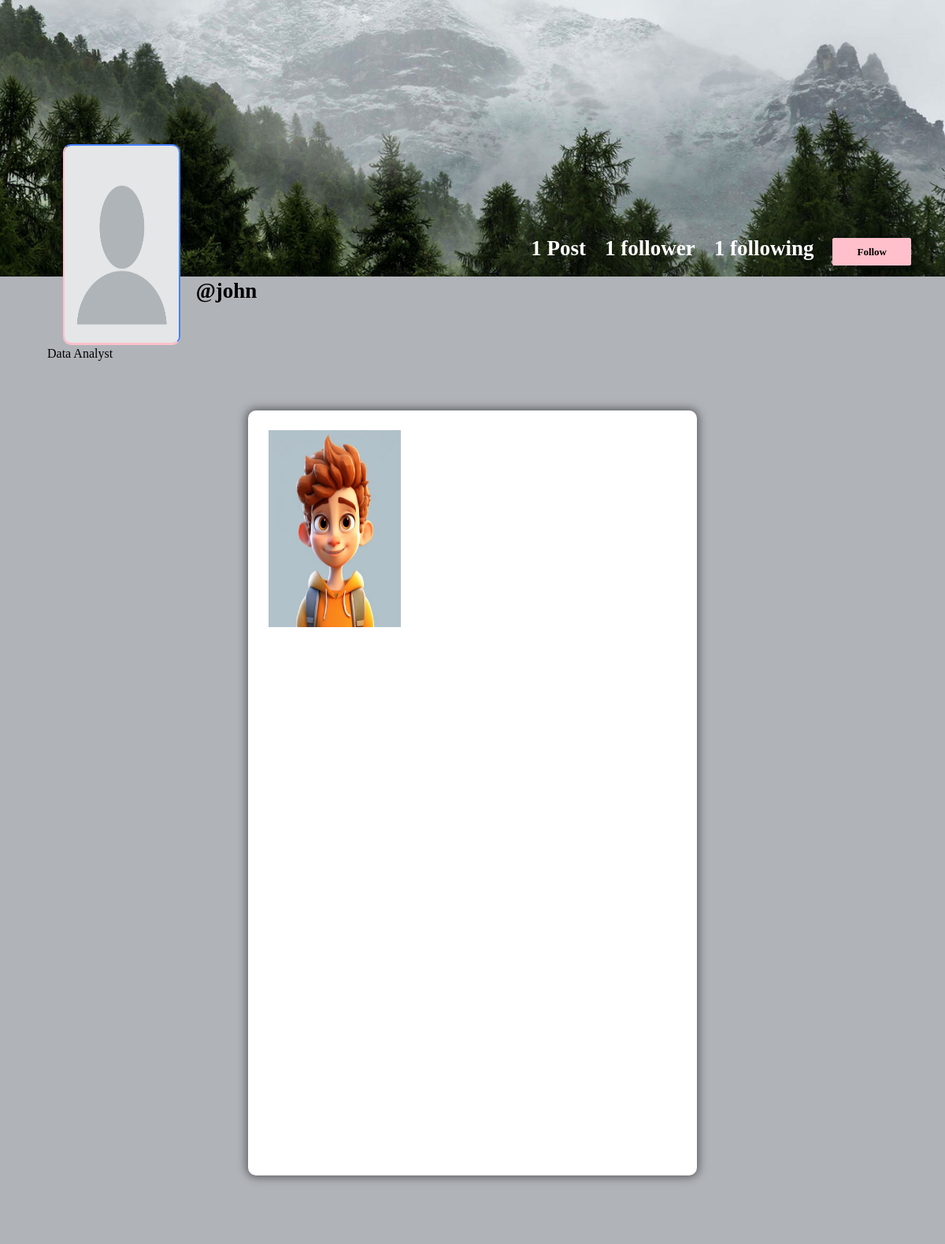
The page /profile/john (signed in) on the database its author committed.
### app/models.py (models this page shows, shortened)
class Profile(models.Model):
    user = models.ForeignKey(User, on_delete=models.CASCADE)
    id_user = models.IntegerField()
    bio = models.TextField(blank=True)
    profileimg = models.ImageField(upload_to='profileImages', default='blank-profile-picture.png')
    location = models.CharField(max_length=100, blank=True)

class Post(models.Model):
    id = models.UUIDField(primary_key=True, default=uuid.uuid4)
    user = models.CharField(max_length=100)
    image = models.ImageField(upload_to='postImages')
    caption = models.TextField()
    created_at = models.DateTimeField(default=datetime.now)
    no_of_likes = models.IntegerField(default=0)

### app/views.py (the view)
# urls.py: path('profile/<str:pk>', views.profile, name='profile'),
@login_required(login_url='signin')
def profile(request, pk):
    user_object = User.objects.get(username=pk)
    user_profile = Profile.objects.get(user=user_object)
    user_posts = Post.objects.filter(user=pk)
    user_post_length = len(user_posts)
    follower = request.user.username
    user = pk
    if FollowersCount.objects.filter(follower=follower, user=user).first():
        button_text = 'Unfollow'
    else:
        button_text = 'Follow'
    user_followers = len(FollowersCount.objects.filter(user=pk))
    user_following = len(FollowersCount.objects.filter(follower=pk))
    context = {
        'user_object': user_object,
        'user_profile': user_profile,
        'user_posts': user_posts,
        'user_post_length': user_post_length,
        'button_text': button_text,
        'user_followers': user_followers,
        'user_following': user_following,
    }
    return render(request, 'profile.html', context)

### templates/profile.html (shortened to what this page needs)
{% load static %}
<!DOCTYPE html>
<html lang="en">
<head>
    <link rel="stylesheet" href="{% static 'css/main.min.css' %}">
    <link rel="stylesheet" href="{% static 'css/style.css' %}">
    <link rel="stylesheet" href="{% static 'css/color.css' %}">
    <link rel="stylesheet" href="{% static 'css/responsive.css' %}">
</head>
<body>
	<section>
			<div class="feature-photo">
				<figure><img src="{% static 'images/timeline-1.jpg' %}" alt=""></figure>
				<form action="/follow" method="POST">
					<div class="add-btn">
					<span style="color: white; font-size: 27px; margin-right: 520px;"><b><u><a href="/">Home</a></u></b></span>
					{% if user_post_length == 0 %}
					<span style="color: white; font-size: 27px;"><b>No Post</b></span>
					{% elif user_post_length == 1 %}
					<span style="color: white; font-size: 27px;"><b>{{user_post_length}} Post</b></span>
					{% else %}
					<span style="color: white; font-size: 27px;"><b>{{user_post_length}} Posts</b></span>
					{% endif %}
					{% if user_followers == 0 or user_followers == 1 %}
					<span style="color: white; font-size: 27px;"><b>{{user_followers}} follower</b></span>
					{% else %}
					<span style="color: white; font-size: 27px;"><b>{{user_followers}} followers</b></span>
					{% endif %}
					<span style="color: white; font-size: 27px;"><b>{{user_following}} following</b></span>
					{% if user_object.username == user.username %}
					<a href="/settings" data-ripple="">Account Settings</a>
					{% else %}
					<a data-ripple=""><button type="submit" style="background-color: #ffc0cb; border: #ffc0cb;">{{button_text}}</button></a>
					{% endif %}
					</div>
				</form>
				<div class="container-fluid">
					<div class="row merged">
						<div class="col-lg-2 col-sm-3">
							<div class="user-avatar">
								<figure>
									<img src="{{user_profile.profileimg.url}}" style="height: 250px; width: 100%;" alt="">
								</figure>
							</div>
						</div>
						<div class="col-lg-10 col-sm-9">
							<div class="timeline-info">
								<ul>
									<li class="admin-name">
									  <h5 style="color: black;white-space: nowrap; width: 110px; font-size: 27px;"><b>@{{user_profile.user.username}}</b></h5>
									</li>
								</ul>
							</div>
						</div>
					</div>
				</div>
			</div>
		</section>
		<section>
			<div class="bio">
					{{user_profile.bio}}
			</div>
		</section>
	<section>
		<div class="gap gray-bg">
			<div class="container-fluid">
				<div class="row">
					<div class="col-lg-12">
						<div class="row" id="page-contents">
							<div class="col-lg-3">
								<aside class="sidebar static">
								</aside>
							</div>
							<div class="col-lg-6">
								<div class="central-meta">
									<ul class="photos">
										{% for post in user_posts %}
										<li>
											<a class="strip" href="{{post.image.url}}" title="" data-strip-group="mygroup" data-strip-group-options="loop: false">
												<img src="{{post.image.url}}" style="height: 250px; width: 300px;" alt=""></a>
										</li>
										{% endfor %}
									</ul>
								</div>
							</div>
							<div class="col-lg-3">
								<aside class="sidebar static">
								</aside>
							</div>
						</div>
					</div>
				</div>
			</div>
		</div>
	</section>
</body>
</html>

### static/css/color.css (style rules this page uses)
#nprogress .bar, .timeline-info > ul li a::before, .add-btn > a, .activitiez > li::before, form button, .colla-apps > li a:hover, a.underline:before, .setting-row input:checked + label, .user-avatar:hover .edit-phto, .error-meta > a, .color-bg, .add-butn, .nav.nav-tabs.likes-btn > li a.active, a.dislike-btn, .drop > a:hover, .btn-view.btn-load-more:hover, .accordion .card h5 button[aria-expanded="true"], .chat-head, .f-page > figure em, .inbox-panel-head > ul > li > a, .nav-tabs--left .nav-link.active, .nav-tabs--left .nav-link.active:hover, footer .widget-title h4::before, #topcontrol, .sidebar .widget-title::before, .f-title::before, .g-post-classic > figure > i::after, .purify > a, .help-list > a:hover, .open-position::before, .info > a, .category-box:hover, .category-box.selected, a.main-btn, .section-heading::before, .getquot-baner, .more-branches > h4::before, .is-helpful > a, .cart-optionz > li > a:hover, .paginationz > li a:hover, .paginationz > li a.active, .shopping-cart, a.btn2:hover, .form-submit > input[type="submit"], button.submit-checkout, .delete-cart:hover, .proceed .button, .amount-area .update-cart, a.addnewforum, .apply-bttons > a { background: orange; }

### static/css/responsive.css (style rules this page uses)
@media screen and (max-width: 1281px) and (min-width: 1024px) { .photos > li { min-width: 32.2%; width: 32.2%; } }
@media screen and (max-width: 1281px) and (min-width: 1024px) { .timeline-info { line-height: 51px; } }
@media screen and (max-width: 1281px) and (min-width: 1024px) { .timeline-info .admin-name > h5 { font-size: 20px; } }
@media screen and (max-width: 1281px) and (min-width: 1024px) { .user-avatar { width: 80.2% } }

### rows shown on the page
Profile: profileimg (placeholder picture), user.username "john", bio "Data Analyst"
Post: image (picture)

### other values the page prints
{{ user_post_length }} "1"
{{ user_followers }} "1"
{{ user_following }} "1"
{{ button_text }} "Follow"
